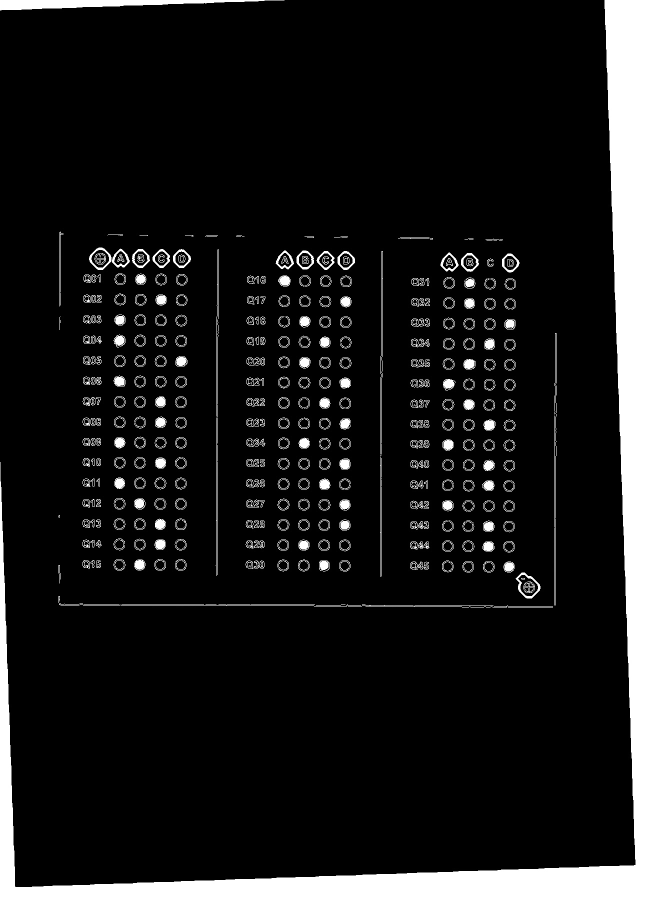
#> input picture main/cont.jpg, 1304 x 1799 px, given in place of S_1_hppscan18.png, which was not available (shown at 1/2 size)
$ python crop_v3.py   (Python 2 division)   (older library calls are emulated)
#> lines starting #> are read from the running program, lines starting #| are printed output that depends on the picture; after the words box and inside, x2 and y2 are one past the last pixel; in counts of white or black regions, pixels touching at a corner belong together; pictures that were not available may be replaced by others from this repository, and a replacement may not be noted

# coding: utf-8

# In[239]:

from imutils.perspective import four_point_transform
from imutils import contours
import numpy as np
import argparse
import imutils
import cv2
import math
from decimal import *
import cv2, os
import numpy as np
from PIL import Image


# In[240]:

def theta_hanem (d1,d2):

    theta= math.degrees(math.atan(Decimal(d2)/Decimal(d1)))
    return theta


# In[218]:

def awel_wa7ed(image):
    img = cv2.imread(image)
    crop_img = img[1500:2700, 200:850]
    cv2.imwrite("crop1.jpg",crop_img)


# In[219]:

def tany_wa7ed(image):
    img = cv2.imread(image)
    crop_img = img[1500:2700, 850:1500]
    cv2.imwrite("crop2.jpg",crop_img)


# In[220]:

def talet_wa7ed(image):
    img = cv2.imread(image)
    crop_img = img[1500:2700, 1500:2200]
    cv2.imwrite("crop3.jpg",crop_img)


# In[221]:

def rotate (image,theta):
    img = cv2.imread(image,0)
    rows,cols = img.shape
    M = cv2.getRotationMatrix2D((cols/2,rows/2),theta,1)
    dst = cv2.warpAffine(img,M,(cols,rows))
    cv2.imwrite("rotate.jpg",dst)


# In[222]:

def crop (image):
    img = cv2.imread(image)
    crop_img = img[1500:2700, 200:2080]
    cv2.imwrite("crop.jpg",crop_img)


# In[223]:

image_path1='Desktop/Untitled Folder 3/S_1_hppscan18.png'


# In[224]:

image__ = cv2.imread(image_path1)
#> image__ is the input picture: shape (1799, 1304, 3); min 0, max 255, mean 27.1


# In[225]:

res = cv2.resize(image__,None,fx=2, fy=2, interpolation = cv2.INTER_CUBIC)
height=1700
width=1200
res = cv2.resize(image__,(2*width, 2*height), interpolation = cv2.INTER_CUBIC)
#> res: shape (3400, 2400, 3)


# In[226]:

cv2.imwrite("a1.jpg",res)


# In[227]:

image2='a1.jpg'


# In[228]:

image__=cv2.imread(image2)
#> image__: shape (3400, 2400, 3); min 0, max 255, mean 27.3


# In[229]:

gray = cv2.cvtColor(image__, cv2.COLOR_BGR2GRAY)
blurred = cv2.GaussianBlur(gray, (5,5), 0)
edged = cv2.Canny(blurred,10,200)
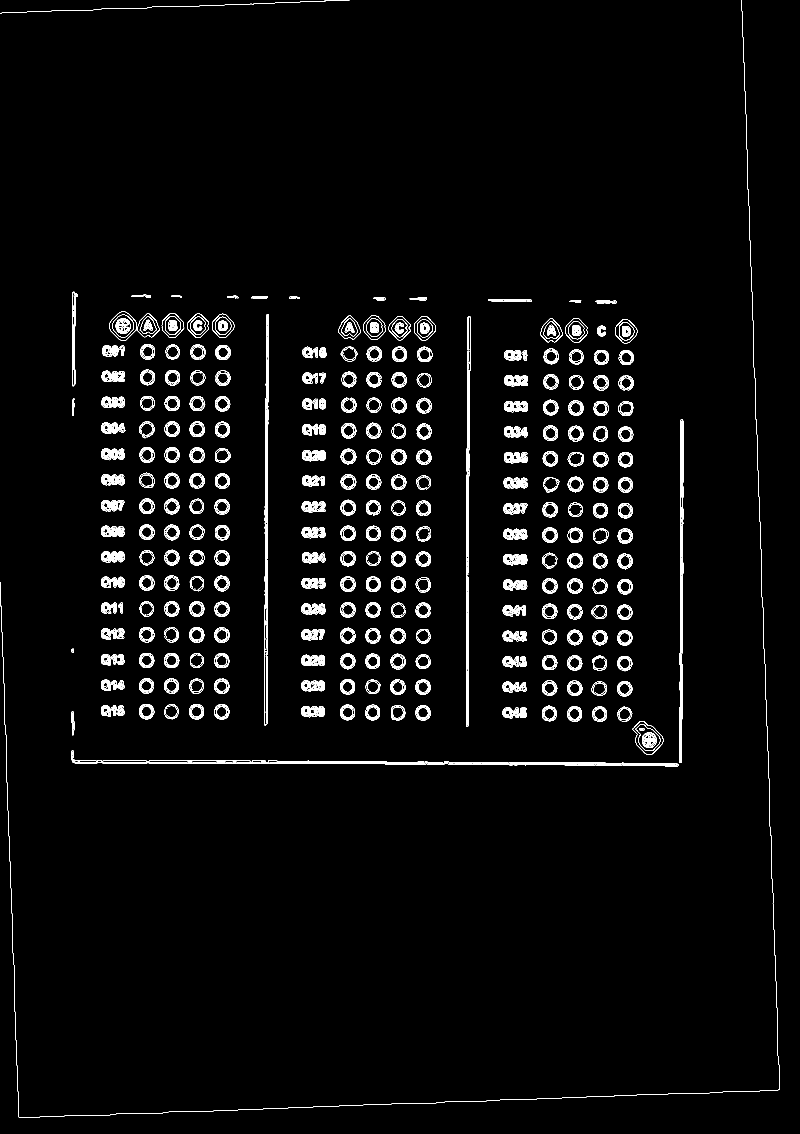
#> edged: shape (3400, 2400) (shown at 1/3 size); 1.9% white in thin lines or dots


# In[230]:

cv2.imwrite("aedged.jpg",edged)


# In[231]:

image1="aedged.jpg"
image=cv2.imread(image1)
#> image: shape (3400, 2400, 3); min 0, max 255, mean 4.9


# In[232]:

gray_image = cv2.cvtColor(image, cv2.COLOR_BGR2GRAY)
gray_image = cv2.GaussianBlur(gray_image, (7, 7), 0)
after_thresh = cv2.adaptiveThreshold(gray_image, 255, cv2.ADAPTIVE_THRESH_GAUSSIAN_C,
                                             cv2.THRESH_BINARY_INV, 29, 5)
#> after_thresh: shape (3400, 2400); 8.2% white; 1535 white regions (909 under 20 px), largest, box (x1, y1, x2, y2) and area: (205, 1250, 2059, 2308) 46137, (0, 0, 2337, 3350) 43408, (0, 0, 2348, 3361) 42720
kernel = np.ones((5,5),np.uint8)
after_thresh = cv2.morphologyEx(after_thresh, cv2.MORPH_CLOSE, kernel)
#> after_thresh: shape (3400, 2400); 8.7% white; 492 white regions (127 under 20 px), largest, box (x1, y1, x2, y2) and area: (0, 0, 2348, 3361) 86471, (205, 1250, 2059, 2308) 46548, (297, 927, 711, 1089) 29648
cv2.imwrite("155.png",after_thresh)


# In[233]:

class ShapeDetector:
	def __init__(self):
		pass

	def detect(self, c):
		shape = "unidentified"
		peri = cv2.arcLength(c, True)
		approx = cv2.approxPolyDP(c, 0.04 * peri, True)
		if len(approx) == 3:
			shape = "triangle"
		elif len(approx) == 4:
			(x, y, w, h) = cv2.boundingRect(approx)
			ar = w / float(h)
			shape = "square" if ar >= 0.95 and ar <= 1.05 else "rectangle"
		elif len(approx) == 5:
			shape = "pentagon"
		else:
			shape = "circle"
		return shape


# In[234]:

image_='155.png'
image = cv2.imread(image_)


# In[235]:

resized = imutils.resize(image, width=300)
ratio = image.shape[0] / float(resized.shape[0])
#> ratio = 8
gray = cv2.cvtColor(resized, cv2.COLOR_BGR2GRAY)
#> gray: shape (425, 300)
blurred = cv2.GaussianBlur(gray, (5, 5), 0)
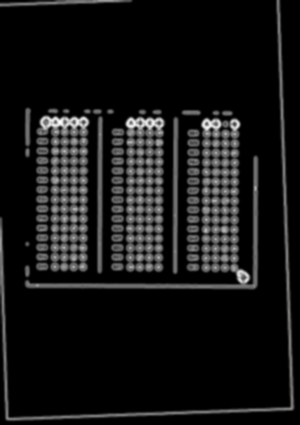
#> blurred: shape (425, 300); min 0, max 255, mean 22.2
thresh = cv2.threshold(blurred, 60, 255, cv2.THRESH_BINARY)[1]
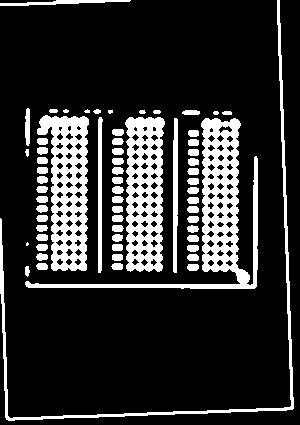
#> thresh: shape (425, 300); 18.1% white; 65 white regions (4 under 20 px)
cv2.imwrite("1ape.jpg",thresh)
cnts = cv2.findContours(thresh.copy(), cv2.RETR_EXTERNAL,
	cv2.CHAIN_APPROX_SIMPLE)
#> cnts = 65 contours, 8 with area under 20; largest, box (x1, y1, x2, y2) and area: (25, 118, 258, 289) 6525, (37, 115, 89, 271) 5363, (125, 117, 165, 272) 5182, (0, 0, 294, 421) 1840, (173, 118, 178, 273) 546
cnts = cnts[0] if imutils.is_cv2() else cnts[1]
sd = ShapeDetector()


# In[236]:

circles=[]
j=0
for c in cnts:
	M = cv2.moments(c)
	cX = int((M["m10"] / M["m00"]) * ratio)
	cY = int((M["m01"] / M["m00"]) * ratio)
	shape = sd.detect(c)

	c = c.astype("float")
	c *= ratio
	c = c.astype("int")
	cv2.drawContours(image, [c], -1, (0, 255, 0), 2)
        if(shape=="circle" and cY>1000 and cv2.contourArea(c)>2000 ):
            circles.append(cX)
            circles.append(cY)
            area = cv2.contourArea(c)
            print shape,cX,cY
            print area

	cv2.putText(image, shape, (cX,cY), cv2.FONT_HERSHEY_SIMPLEX,
		0.5, (0, 255,255), 2)
#> this loop made 65 passes
#> (cX, cY, shape, peri in detect, approx in detect, area) on passes 49, 51: (1399, 1543, 'circle', 314.5, [[174, 118], [176, 272]], 34944), (796, 1552, 'circle', 315.7, [[101, 117], [98, 272]], 29760)
#> (cX, cY, shape, peri in detect, area) on passes 2, 10, 13, 15, 17, 18: (1540, 2135, 'circle', 30.49, 3840), (333, 1975, 'circle', 29.9, 3744), (935, 1899, 'circle', 29.9, 3616), (1538, 1828, 'circle', 31.31, 3520), (331, 1821, 'circle', 30.49, 3392), (1541, 1751, 'circle', 29.9, 3744)
#> (printed output is left out)
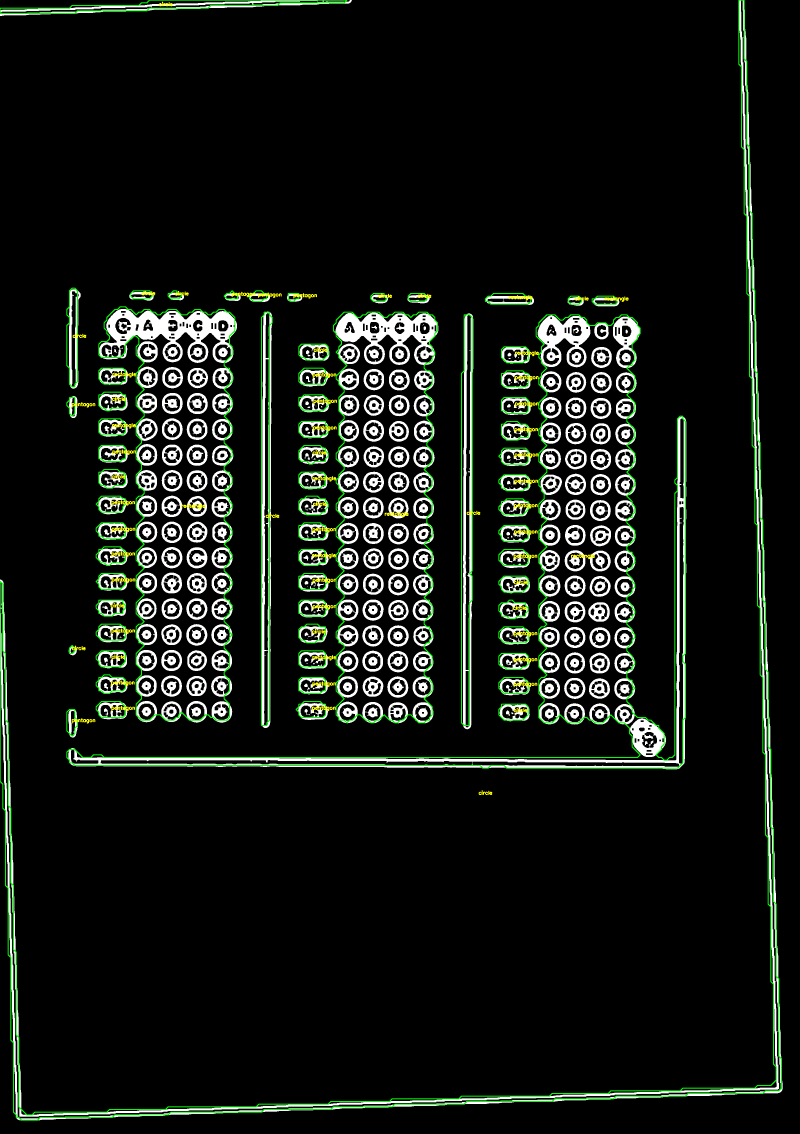
#> image: shape (3400, 2400, 3) (shown at 1/3 size); mean B, G, R 19.6, 25.5, 20.5
#> after the loop, circles = 30 values, max 2383 at index 29, min 217 at index 26, mean 1267.2

cv2.imwrite("1detect.jpg",image)


# In[237]:

d1=circles[0]-circles[2]
#> d1 = 1207
d2=circles[1]-circles[3]
#> d2 = 160


# In[238]:

theta1=theta_hanem(d1,d2)
#> in theta_hanem, `theta= math.degrees(math.atan(Decimal(d2)/Decimal(d1)))`: theta = 7.55
#> theta1 = 7.55
rotate(image2,theta1)
#> in rotate, `M = cv2.getRotationMatrix2D((cols/2,rows/2),theta,1)`: M = [[0.991, 0.131, -213], [-0.131, 0.991, 172.4]]
#> in rotate, `dst = cv2.warpAffine(img,M,(cols,rows))`:
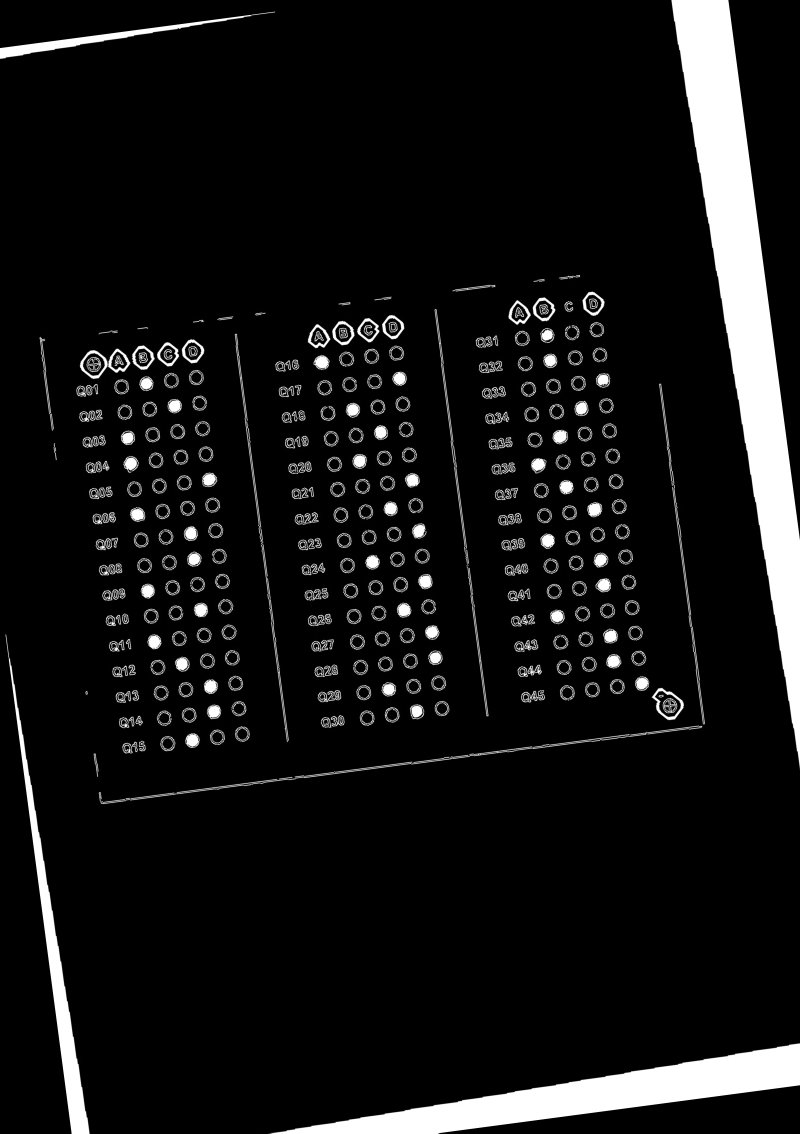
#> dst: shape (3400, 2400) (shown at 1/3 size); min 0, max 255, mean 21
crop('rotate.jpg')
awel_wa7ed('rotate.jpg')
tany_wa7ed('rotate.jpg')
#> in tany_wa7ed, `crop_img = img[1500:2700, 850:1500]`:
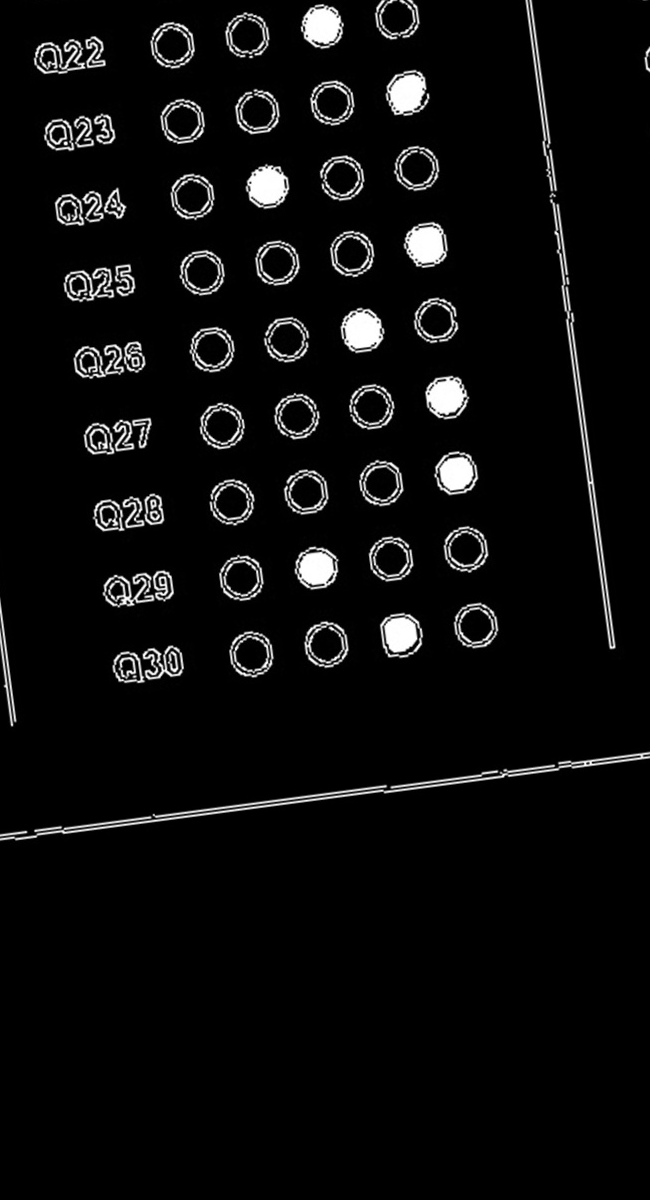
#> crop_img: shape (1200, 650, 3); min 0, max 255, mean 12.3
talet_wa7ed('rotate.jpg')
#> in talet_wa7ed, `crop_img = img[1500:2700, 1500:2200]`:
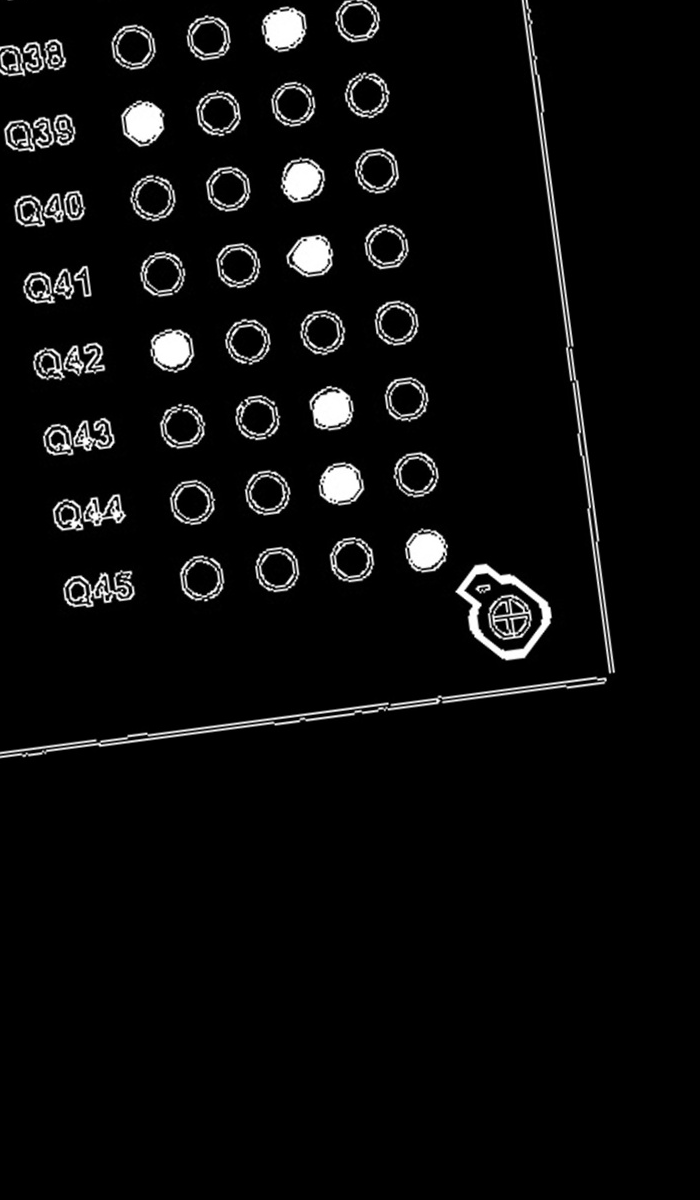
#> crop_img: shape (1200, 700, 3); min 0, max 255, mean 11.2


# In[ ]:


# In[ ]:


# In[55]:


# In[ ]:


# In[ ]:

$ run again, on main/cont3.jpg
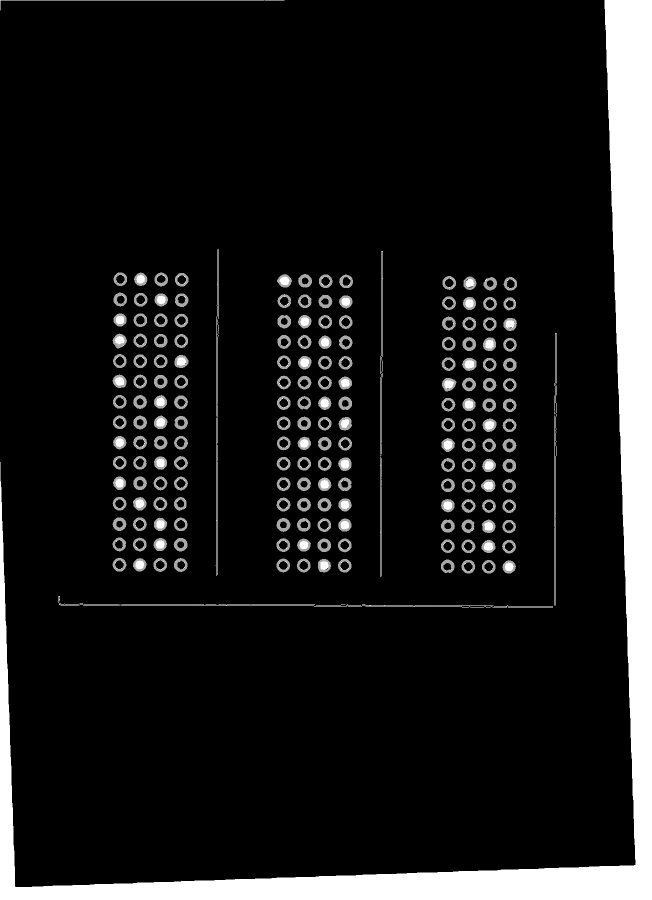
#> input picture main/cont3.jpg, 1304 x 1799 px, given in place of S_1_hppscan18.png, which was not available (shown at 1/2 size)
#> image__ is the input picture: shape (1799, 1304, 3); min 0, max 255, mean 26.8
#> image__: shape (3400, 2400, 3)
#> edged: shape (3400, 2400); 1.1% white in thin lines or dots
#> thresh: shape (425, 300); 15.5% white; 8 white regions
#> cnts = 8 contours; box (x1, y1, x2, y2) and area: (50, 127, 88, 272) 4992, (126, 128, 164, 272) 4972, (201, 129, 239, 272) 4919, (0, 0, 294, 421) 1840, (25, 156, 258, 289) 1238, (173, 118, 178, 273) 546, (98, 117, 103, 273) 465, (0, 0, 131, 5) 132
#> the loop `for c in cnts:` made 8 passes
#> (cX, cY, shape, peri in detect, approx in detect, area) on passes 5 to 6: (1399, 1543, 'circle', 314.5, [[174, 118], [176, 272]], 34944), (796, 1552, 'circle', 315.7, [[101, 117], [98, 272]], 29760)
#> (printed output is left out)
#> after the loop `for c in cnts:`:
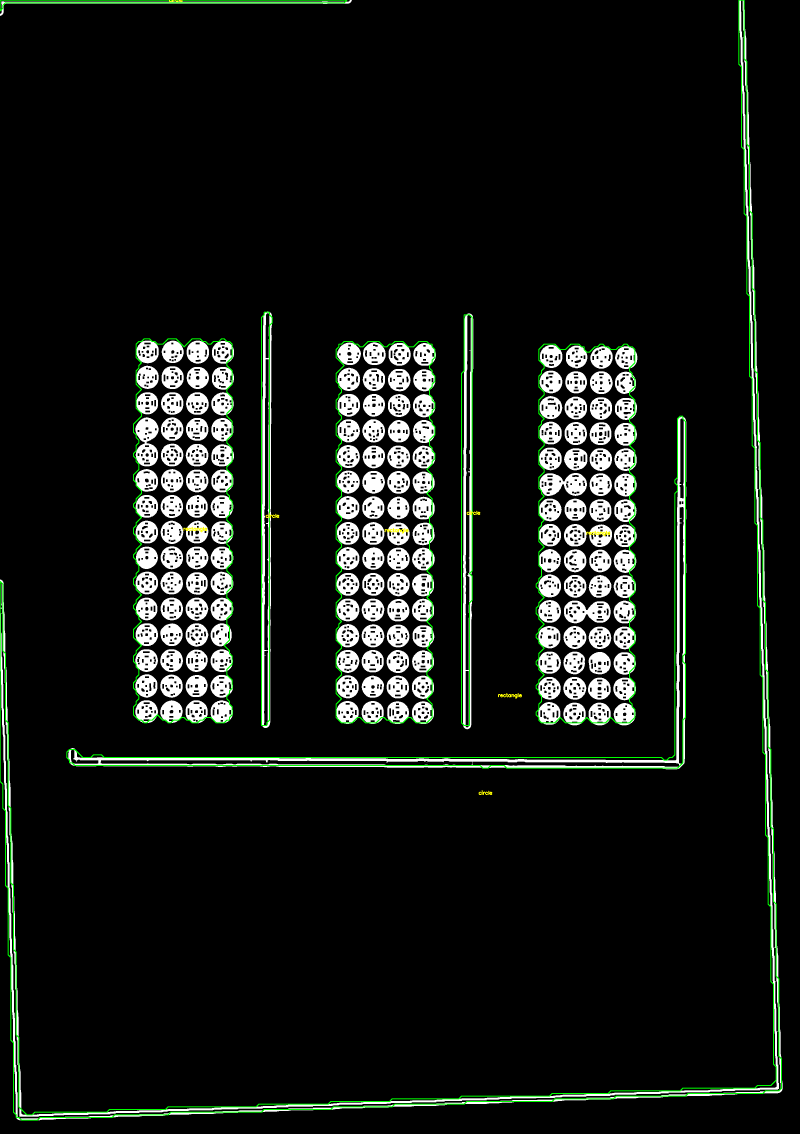
#> image: shape (3400, 2400, 3) (shown at 1/3 size); mean B, G, R 21.3, 25, 21.4
#> after the loop `for c in cnts:`: circles = [1399, 1543, 796, 1552, 1435, 2383]
#> d1 = 603
#> d2 = -9
#> theta = -0.855
#> M = [[1, -0.0149, 25.5], [0.0149, 1, -17.72]]
#> in talet_wa7ed, `crop_img = img[1500:2700, 1500:2200]`:
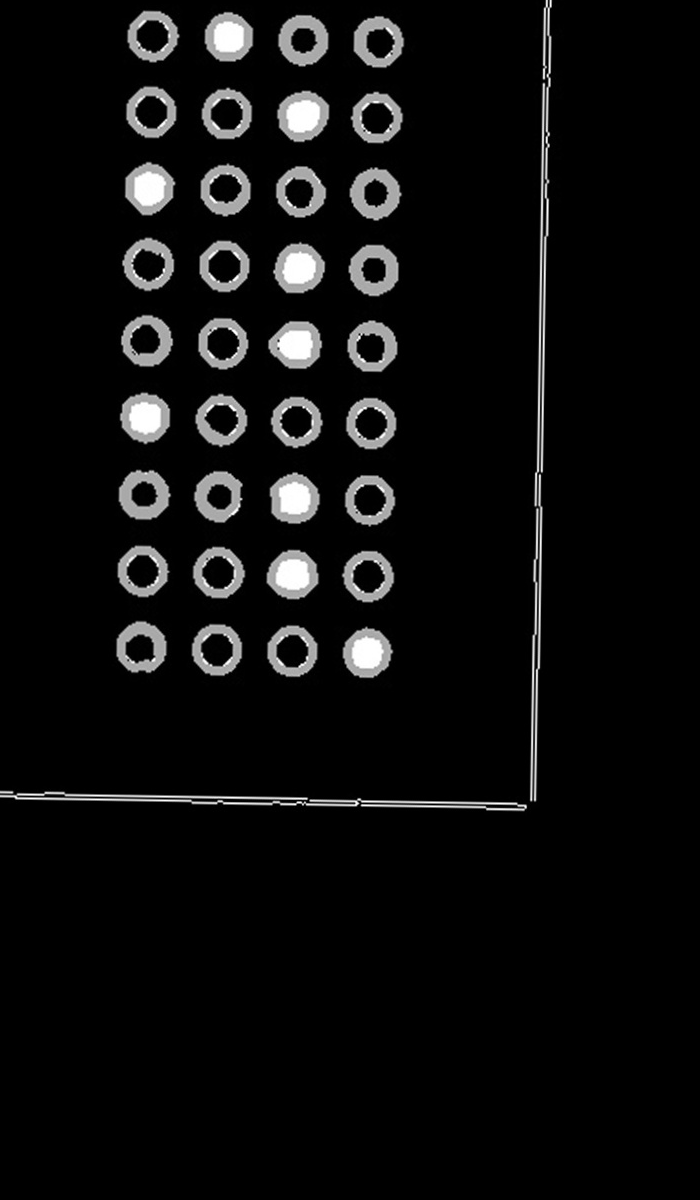
#> crop_img: shape (1200, 700, 3); min 0, max 255, mean 13.4
